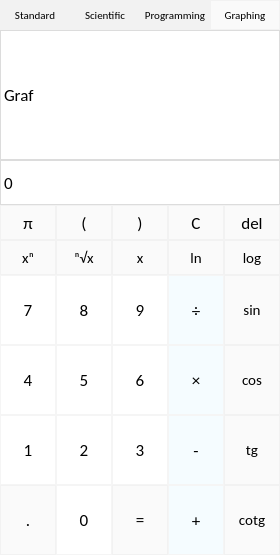
<?xml version="1.0" encoding="UTF-8"?>
<ui version="4.0">
 <class>Calculator</class>
 <widget class="QMainWindow" name="Calculator">
  <property name="geometry">
   <rect>
    <x>0</x>
    <y>0</y>
    <width>280</width>
    <height>555</height>
   </rect>
  </property>
  <property name="windowTitle">
   <string>Calculator</string>
  </property>
  <widget class="QWidget" name="centralwidget">
   <widget class="QPushButton" name="pushButton_sin">
    <property name="enabled">
     <bool>true</bool>
    </property>
    <property name="geometry">
     <rect>
      <x>224</x>
      <y>275</y>
      <width>56</width>
      <height>70</height>
     </rect>
    </property>
    <property name="font">
     <font>
      <family>Calibri</family>
      <pointsize>11</pointsize>
      <weight>50</weight>
      <bold>false</bold>
     </font>
    </property>
    <property name="styleSheet">
     <string notr="true">QPushButton {
   border: 1px solid  rgb(242, 242, 242);
   background-color:  rgb(250, 250, 250);
}
QPushButton:pressed {
    background-color:   rgb(242, 242, 242);
}</string>
    </property>
    <property name="text">
     <string>sin</string>
    </property>
   </widget>
   <widget class="QPushButton" name="pushButton_5">
    <property name="enabled">
     <bool>true</bool>
    </property>
    <property name="geometry">
     <rect>
      <x>56</x>
      <y>345</y>
      <width>56</width>
      <height>70</height>
     </rect>
    </property>
    <property name="font">
     <font>
      <family>Calibri</family>
      <pointsize>13</pointsize>
      <weight>50</weight>
      <bold>false</bold>
     </font>
    </property>
    <property name="styleSheet">
     <string notr="true">QPushButton {
   border: 1px solid  rgb(245, 245, 245);
   background-color: white;
}
QPushButton:pressed {
    background-color:   rgb(245, 245, 245);
}</string>
    </property>
    <property name="text">
     <string>5</string>
    </property>
   </widget>
   <widget class="QLabel" name="result_graph">
    <property name="geometry">
     <rect>
      <x>0</x>
      <y>30</y>
      <width>280</width>
      <height>130</height>
     </rect>
    </property>
    <property name="font">
     <font>
      <family>Calibri</family>
      <pointsize>13</pointsize>
      <weight>50</weight>
      <bold>false</bold>
     </font>
    </property>
    <property name="styleSheet">
     <string notr="true">QLabel {
  qproperty-alignment: 'AlignVCenter | AlignRight';
  border: 1px solid rgb(220, 220, 220);
  background-color : white;
}

</string>
    </property>
    <property name="text">
     <string>Graf </string>
    </property>
    <property name="buddy">
     <cstring>result_graph</cstring>
    </property>
   </widget>
   <widget class="QPushButton" name="pushButton_4">
    <property name="enabled">
     <bool>true</bool>
    </property>
    <property name="geometry">
     <rect>
      <x>0</x>
      <y>345</y>
      <width>56</width>
      <height>70</height>
     </rect>
    </property>
    <property name="font">
     <font>
      <family>Calibri</family>
      <pointsize>13</pointsize>
      <weight>50</weight>
      <bold>false</bold>
     </font>
    </property>
    <property name="styleSheet">
     <string notr="true">QPushButton {
   border: 1px solid  rgb(245, 245, 245);
   background-color: white;
}
QPushButton:pressed {
    background-color:   rgb(245, 245, 245);
}</string>
    </property>
    <property name="text">
     <string>4</string>
    </property>
   </widget>
   <widget class="QPushButton" name="pushButton_8">
    <property name="enabled">
     <bool>true</bool>
    </property>
    <property name="geometry">
     <rect>
      <x>56</x>
      <y>275</y>
      <width>56</width>
      <height>70</height>
     </rect>
    </property>
    <property name="font">
     <font>
      <family>Calibri</family>
      <pointsize>13</pointsize>
      <weight>50</weight>
      <bold>false</bold>
     </font>
    </property>
    <property name="styleSheet">
     <string notr="true">QPushButton {
   border: 1px solid  rgb(245, 245, 245);
   background-color: white;
}
QPushButton:pressed {
    background-color:   rgb(245, 245, 245);
}</string>
    </property>
    <property name="text">
     <string>8</string>
    </property>
   </widget>
   <widget class="QPushButton" name="pushButton_1">
    <property name="enabled">
     <bool>true</bool>
    </property>
    <property name="geometry">
     <rect>
      <x>0</x>
      <y>415</y>
      <width>56</width>
      <height>70</height>
     </rect>
    </property>
    <property name="font">
     <font>
      <family>Calibri</family>
      <pointsize>13</pointsize>
      <weight>50</weight>
      <bold>false</bold>
     </font>
    </property>
    <property name="styleSheet">
     <string notr="true">QPushButton {
   border: 1px solid  rgb(245, 245, 245);
   background-color: white;
}
QPushButton:pressed {
    background-color:   rgb(245, 245, 245);
}</string>
    </property>
    <property name="text">
     <string>1</string>
    </property>
   </widget>
   <widget class="QPushButton" name="pushButton_3">
    <property name="enabled">
     <bool>true</bool>
    </property>
    <property name="geometry">
     <rect>
      <x>112</x>
      <y>415</y>
      <width>56</width>
      <height>70</height>
     </rect>
    </property>
    <property name="font">
     <font>
      <family>Calibri</family>
      <pointsize>13</pointsize>
      <weight>50</weight>
      <bold>false</bold>
     </font>
    </property>
    <property name="styleSheet">
     <string notr="true">QPushButton {
   border: 1px solid  rgb(245, 245, 245);
   background-color: white;
}
QPushButton:pressed {
    background-color:   rgb(245, 245, 245);
}</string>
    </property>
    <property name="text">
     <string>3</string>
    </property>
   </widget>
   <widget class="QPushButton" name="pushButton_div">
    <property name="enabled">
     <bool>true</bool>
    </property>
    <property name="geometry">
     <rect>
      <x>168</x>
      <y>275</y>
      <width>56</width>
      <height>70</height>
     </rect>
    </property>
    <property name="font">
     <font>
      <family>Calibri</family>
      <pointsize>13</pointsize>
      <weight>50</weight>
      <bold>false</bold>
     </font>
    </property>
    <property name="styleSheet">
     <string notr="true">QPushButton {
   border: 1px solid  rgb(245, 245, 245);
   background-color: rgb(245, 252, 255);
}
QPushButton:pressed {
    background-color:   rgb(245, 245, 245);
}</string>
    </property>
    <property name="text">
     <string>÷</string>
    </property>
   </widget>
   <widget class="QPushButton" name="pushButton_cos">
    <property name="enabled">
     <bool>true</bool>
    </property>
    <property name="geometry">
     <rect>
      <x>224</x>
      <y>345</y>
      <width>56</width>
      <height>70</height>
     </rect>
    </property>
    <property name="font">
     <font>
      <family>Calibri</family>
      <pointsize>11</pointsize>
      <weight>50</weight>
      <bold>false</bold>
     </font>
    </property>
    <property name="styleSheet">
     <string notr="true">QPushButton {
   border: 1px solid  rgb(242, 242, 242);
   background-color:  rgb(250, 250, 250);
}
QPushButton:pressed {
    background-color:   rgb(242, 242, 242);
}</string>
    </property>
    <property name="text">
     <string>cos</string>
    </property>
   </widget>
   <widget class="QPushButton" name="pushButton_mul">
    <property name="enabled">
     <bool>true</bool>
    </property>
    <property name="geometry">
     <rect>
      <x>168</x>
      <y>345</y>
      <width>56</width>
      <height>70</height>
     </rect>
    </property>
    <property name="font">
     <font>
      <family>Calibri</family>
      <pointsize>13</pointsize>
      <weight>50</weight>
      <bold>false</bold>
     </font>
    </property>
    <property name="styleSheet">
     <string notr="true">QPushButton {
   border: 1px solid  rgb(245, 245, 245);
   background-color: rgb(245, 252, 255);
}
QPushButton:pressed {
    background-color:   rgb(245, 245, 245);
}</string>
    </property>
    <property name="text">
     <string>×</string>
    </property>
   </widget>
   <widget class="QPushButton" name="pushButton_0">
    <property name="enabled">
     <bool>true</bool>
    </property>
    <property name="geometry">
     <rect>
      <x>56</x>
      <y>485</y>
      <width>56</width>
      <height>70</height>
     </rect>
    </property>
    <property name="font">
     <font>
      <family>Calibri</family>
      <pointsize>13</pointsize>
      <weight>50</weight>
      <bold>false</bold>
     </font>
    </property>
    <property name="styleSheet">
     <string notr="true">QPushButton {
   border: 1px solid  rgb(245, 245, 245);
   background-color: white;
}
QPushButton:pressed {
    background-color:   rgb(245, 245, 245);
}</string>
    </property>
    <property name="text">
     <string>0</string>
    </property>
   </widget>
   <widget class="QPushButton" name="pushButton_tg">
    <property name="enabled">
     <bool>true</bool>
    </property>
    <property name="geometry">
     <rect>
      <x>224</x>
      <y>415</y>
      <width>56</width>
      <height>70</height>
     </rect>
    </property>
    <property name="font">
     <font>
      <family>Calibri</family>
      <pointsize>11</pointsize>
      <weight>50</weight>
      <bold>false</bold>
     </font>
    </property>
    <property name="styleSheet">
     <string notr="true">QPushButton {
   border: 1px solid  rgb(242, 242, 242);
   background-color:  rgb(250, 250, 250);
}
QPushButton:pressed {
    background-color:   rgb(242, 242, 242);
}</string>
    </property>
    <property name="text">
     <string>tg</string>
    </property>
   </widget>
   <widget class="QPushButton" name="pushButton_del">
    <property name="enabled">
     <bool>true</bool>
    </property>
    <property name="geometry">
     <rect>
      <x>224</x>
      <y>205</y>
      <width>56</width>
      <height>35</height>
     </rect>
    </property>
    <property name="font">
     <font>
      <family>Calibri</family>
      <pointsize>13</pointsize>
      <weight>50</weight>
      <bold>false</bold>
     </font>
    </property>
    <property name="styleSheet">
     <string notr="true">QPushButton {
   border: 1px solid  rgb(242, 242, 242);
   background-color:  rgb(250, 250, 250);
}
QPushButton:pressed {
    background-color:   rgb(242, 242, 242);
}</string>
    </property>
    <property name="text">
     <string>del</string>
    </property>
   </widget>
   <widget class="QPushButton" name="pushButton_dot">
    <property name="enabled">
     <bool>true</bool>
    </property>
    <property name="geometry">
     <rect>
      <x>0</x>
      <y>485</y>
      <width>56</width>
      <height>70</height>
     </rect>
    </property>
    <property name="font">
     <font>
      <family>Calibri</family>
      <pointsize>13</pointsize>
      <weight>50</weight>
      <bold>false</bold>
     </font>
    </property>
    <property name="styleSheet">
     <string notr="true">QPushButton {
   border: 1px solid  rgb(242, 242, 242);
   background-color:  rgb(250, 250, 250);
}
QPushButton:pressed {
    background-color:   rgb(242, 242, 242);
}</string>
    </property>
    <property name="text">
     <string>.</string>
    </property>
   </widget>
   <widget class="QPushButton" name="pushButton_2">
    <property name="enabled">
     <bool>true</bool>
    </property>
    <property name="geometry">
     <rect>
      <x>56</x>
      <y>415</y>
      <width>56</width>
      <height>70</height>
     </rect>
    </property>
    <property name="font">
     <font>
      <family>Calibri</family>
      <pointsize>13</pointsize>
      <weight>50</weight>
      <bold>false</bold>
     </font>
    </property>
    <property name="styleSheet">
     <string notr="true">QPushButton {
   border: 1px solid  rgb(245, 245, 245);
   background-color: white;
}
QPushButton:pressed {
    background-color:   rgb(245, 245, 245);
}</string>
    </property>
    <property name="text">
     <string>2</string>
    </property>
   </widget>
   <widget class="QPushButton" name="pushButton_sub">
    <property name="enabled">
     <bool>true</bool>
    </property>
    <property name="geometry">
     <rect>
      <x>168</x>
      <y>415</y>
      <width>56</width>
      <height>70</height>
     </rect>
    </property>
    <property name="font">
     <font>
      <family>Calibri</family>
      <pointsize>13</pointsize>
      <weight>50</weight>
      <bold>false</bold>
     </font>
    </property>
    <property name="styleSheet">
     <string notr="true">QPushButton {
   border: 1px solid  rgb(245, 245, 245);
   background-color: rgb(245, 252, 255);
}
QPushButton:pressed {
    background-color:   rgb(245, 245, 245);
}</string>
    </property>
    <property name="text">
     <string>-</string>
    </property>
   </widget>
   <widget class="QPushButton" name="pushButton_7">
    <property name="enabled">
     <bool>true</bool>
    </property>
    <property name="geometry">
     <rect>
      <x>0</x>
      <y>275</y>
      <width>56</width>
      <height>70</height>
     </rect>
    </property>
    <property name="font">
     <font>
      <family>Calibri</family>
      <pointsize>13</pointsize>
      <weight>50</weight>
      <bold>false</bold>
     </font>
    </property>
    <property name="styleSheet">
     <string notr="true">QPushButton {
   border: 1px solid  rgb(245, 245, 245);
   background-color: white;
}
QPushButton:pressed {
    background-color:   rgb(245, 245, 245);
}</string>
    </property>
    <property name="text">
     <string>7</string>
    </property>
   </widget>
   <widget class="QPushButton" name="pushButton_9">
    <property name="enabled">
     <bool>true</bool>
    </property>
    <property name="geometry">
     <rect>
      <x>112</x>
      <y>275</y>
      <width>56</width>
      <height>70</height>
     </rect>
    </property>
    <property name="font">
     <font>
      <family>Calibri</family>
      <pointsize>13</pointsize>
      <weight>50</weight>
      <bold>false</bold>
     </font>
    </property>
    <property name="styleSheet">
     <string notr="true">QPushButton {
   border: 1px solid  rgb(245, 245, 245);
   background-color: white;
}
QPushButton:pressed {
    background-color:   rgb(245, 245, 245);
}</string>
    </property>
    <property name="text">
     <string>9</string>
    </property>
   </widget>
   <widget class="QPushButton" name="pushButton_cotg">
    <property name="enabled">
     <bool>true</bool>
    </property>
    <property name="geometry">
     <rect>
      <x>224</x>
      <y>485</y>
      <width>56</width>
      <height>70</height>
     </rect>
    </property>
    <property name="font">
     <font>
      <family>Calibri</family>
      <pointsize>11</pointsize>
      <weight>50</weight>
      <bold>false</bold>
     </font>
    </property>
    <property name="styleSheet">
     <string notr="true">QPushButton {
   border: 1px solid  rgb(242, 242, 242);
   background-color:  rgb(250, 250, 250);
}
QPushButton:pressed {
    background-color:   rgb(242, 242, 242);
}</string>
    </property>
    <property name="text">
     <string>cotg</string>
    </property>
   </widget>
   <widget class="QPushButton" name="pushButton_eq">
    <property name="enabled">
     <bool>true</bool>
    </property>
    <property name="geometry">
     <rect>
      <x>112</x>
      <y>485</y>
      <width>56</width>
      <height>70</height>
     </rect>
    </property>
    <property name="font">
     <font>
      <family>Calibri</family>
      <pointsize>13</pointsize>
      <weight>50</weight>
      <bold>false</bold>
     </font>
    </property>
    <property name="styleSheet">
     <string notr="true">QPushButton {
   border: 1px solid  rgb(242, 242, 242);
   background-color:  rgb(250, 250, 250);
}
QPushButton:pressed {
    background-color:   rgb(242, 242, 242);
}</string>
    </property>
    <property name="text">
     <string>=</string>
    </property>
   </widget>
   <widget class="QPushButton" name="pushButton_6">
    <property name="enabled">
     <bool>true</bool>
    </property>
    <property name="geometry">
     <rect>
      <x>112</x>
      <y>345</y>
      <width>56</width>
      <height>70</height>
     </rect>
    </property>
    <property name="font">
     <font>
      <family>Calibri</family>
      <pointsize>13</pointsize>
      <weight>50</weight>
      <bold>false</bold>
     </font>
    </property>
    <property name="styleSheet">
     <string notr="true">QPushButton {
   border: 1px solid  rgb(245, 245, 245);
   background-color: white;
}
QPushButton:pressed {
    background-color:   rgb(245, 245, 245);
}</string>
    </property>
    <property name="text">
     <string>6</string>
    </property>
   </widget>
   <widget class="QPushButton" name="pushButton_add">
    <property name="enabled">
     <bool>true</bool>
    </property>
    <property name="geometry">
     <rect>
      <x>168</x>
      <y>485</y>
      <width>56</width>
      <height>70</height>
     </rect>
    </property>
    <property name="font">
     <font>
      <family>Calibri</family>
      <pointsize>13</pointsize>
      <weight>50</weight>
      <bold>false</bold>
     </font>
    </property>
    <property name="styleSheet">
     <string notr="true">QPushButton {
   border: 1px solid  rgb(245, 245, 245);
   background-color: rgb(245, 252, 255);
}
QPushButton:pressed {
    background-color:   rgb(245, 245, 245);
}</string>
    </property>
    <property name="text">
     <string>+</string>
    </property>
   </widget>
   <widget class="QPushButton" name="pushButton_c">
    <property name="enabled">
     <bool>true</bool>
    </property>
    <property name="geometry">
     <rect>
      <x>168</x>
      <y>205</y>
      <width>56</width>
      <height>35</height>
     </rect>
    </property>
    <property name="font">
     <font>
      <family>Calibri</family>
      <pointsize>13</pointsize>
      <weight>50</weight>
      <bold>false</bold>
     </font>
    </property>
    <property name="styleSheet">
     <string notr="true">QPushButton {
   border: 1px solid  rgb(242, 242, 242);
   background-color:  rgb(250, 250, 250);
}
QPushButton:pressed {
    background-color:   rgb(242, 242, 242);
}</string>
    </property>
    <property name="text">
     <string>C</string>
    </property>
   </widget>
   <widget class="QPushButton" name="pushButton_menu_1">
    <property name="enabled">
     <bool>true</bool>
    </property>
    <property name="geometry">
     <rect>
      <x>0</x>
      <y>0</y>
      <width>70</width>
      <height>30</height>
     </rect>
    </property>
    <property name="font">
     <font>
      <family>Calibri</family>
      <pointsize>8</pointsize>
      <weight>50</weight>
      <bold>false</bold>
     </font>
    </property>
    <property name="styleSheet">
     <string notr="true">QPushButton {
   border: 1px solid  rgb(242, 242, 242);
   background-color:  rgb(242, 242, 242);
}
QPushButton:pressed {
    background-color:   rgb(250, 250, 250);
}</string>
    </property>
    <property name="text">
     <string>Standard</string>
    </property>
   </widget>
   <widget class="QPushButton" name="pushButton_menu_2">
    <property name="enabled">
     <bool>true</bool>
    </property>
    <property name="geometry">
     <rect>
      <x>70</x>
      <y>0</y>
      <width>70</width>
      <height>30</height>
     </rect>
    </property>
    <property name="font">
     <font>
      <family>Calibri</family>
      <pointsize>8</pointsize>
      <weight>50</weight>
      <bold>false</bold>
     </font>
    </property>
    <property name="styleSheet">
     <string notr="true">QPushButton {
   border: 1px solid  rgb(242, 242, 242);
   background-color:  rgb(242, 242, 242);
}
QPushButton:pressed {
    background-color:   rgb(250, 250, 250);
}</string>
    </property>
    <property name="text">
     <string>Scientific</string>
    </property>
   </widget>
   <widget class="QPushButton" name="pushButton_menu_3">
    <property name="enabled">
     <bool>true</bool>
    </property>
    <property name="geometry">
     <rect>
      <x>140</x>
      <y>0</y>
      <width>70</width>
      <height>30</height>
     </rect>
    </property>
    <property name="font">
     <font>
      <family>Calibri</family>
      <pointsize>8</pointsize>
      <weight>50</weight>
      <bold>false</bold>
     </font>
    </property>
    <property name="styleSheet">
     <string notr="true">QPushButton {
   border: 1px solid  rgb(242, 242, 242);
   background-color:  rgb(242, 242, 242);
}
QPushButton:pressed {
    background-color:   rgb(250, 250, 250);
}</string>
    </property>
    <property name="text">
     <string>Programming</string>
    </property>
   </widget>
   <widget class="QPushButton" name="pushButton_menu_4">
    <property name="enabled">
     <bool>true</bool>
    </property>
    <property name="geometry">
     <rect>
      <x>210</x>
      <y>0</y>
      <width>70</width>
      <height>30</height>
     </rect>
    </property>
    <property name="font">
     <font>
      <family>Calibri</family>
      <pointsize>8</pointsize>
      <weight>50</weight>
      <bold>false</bold>
     </font>
    </property>
    <property name="styleSheet">
     <string notr="true">QPushButton {
   border: 1px solid  rgb(242, 242, 242);
   background-color:  rgb(250, 250, 250);
}
QPushButton:pressed {
    background-color:   rgb(242, 242, 242);
}</string>
    </property>
    <property name="text">
     <string>Graphing</string>
    </property>
   </widget>
   <widget class="QPushButton" name="pushButton_leftb">
    <property name="enabled">
     <bool>true</bool>
    </property>
    <property name="geometry">
     <rect>
      <x>112</x>
      <y>205</y>
      <width>56</width>
      <height>35</height>
     </rect>
    </property>
    <property name="font">
     <font>
      <family>Calibri</family>
      <pointsize>13</pointsize>
      <weight>50</weight>
      <bold>false</bold>
     </font>
    </property>
    <property name="styleSheet">
     <string notr="true">QPushButton {
   border: 1px solid  rgb(242, 242, 242);
   background-color:  rgb(250, 250, 250);
}
QPushButton:pressed {
    background-color:   rgb(242, 242, 242);
}</string>
    </property>
    <property name="text">
     <string>)</string>
    </property>
   </widget>
   <widget class="QPushButton" name="pushButton_rightb">
    <property name="enabled">
     <bool>true</bool>
    </property>
    <property name="geometry">
     <rect>
      <x>56</x>
      <y>205</y>
      <width>56</width>
      <height>35</height>
     </rect>
    </property>
    <property name="font">
     <font>
      <family>Calibri</family>
      <pointsize>13</pointsize>
      <weight>50</weight>
      <bold>false</bold>
     </font>
    </property>
    <property name="styleSheet">
     <string notr="true">QPushButton {
   border: 1px solid  rgb(242, 242, 242);
   background-color:  rgb(250, 250, 250);
}
QPushButton:pressed {
    background-color:   rgb(242, 242, 242);
}</string>
    </property>
    <property name="text">
     <string>(</string>
    </property>
   </widget>
   <widget class="QPushButton" name="pushButton_exp">
    <property name="enabled">
     <bool>true</bool>
    </property>
    <property name="geometry">
     <rect>
      <x>0</x>
      <y>240</y>
      <width>56</width>
      <height>35</height>
     </rect>
    </property>
    <property name="font">
     <font>
      <family>Calibri</family>
      <pointsize>11</pointsize>
      <weight>50</weight>
      <bold>false</bold>
     </font>
    </property>
    <property name="styleSheet">
     <string notr="true">QPushButton {
   border: 1px solid  rgb(242, 242, 242);
   background-color:  rgb(250, 250, 250);
}
QPushButton:pressed {
    background-color:   rgb(242, 242, 242);
}</string>
    </property>
    <property name="text">
     <string>xⁿ</string>
    </property>
   </widget>
   <widget class="QPushButton" name="pushButton_root">
    <property name="enabled">
     <bool>true</bool>
    </property>
    <property name="geometry">
     <rect>
      <x>56</x>
      <y>240</y>
      <width>56</width>
      <height>35</height>
     </rect>
    </property>
    <property name="font">
     <font>
      <family>Calibri</family>
      <pointsize>11</pointsize>
      <weight>50</weight>
      <bold>false</bold>
     </font>
    </property>
    <property name="styleSheet">
     <string notr="true">QPushButton {
   border: 1px solid  rgb(242, 242, 242);
   background-color:  rgb(250, 250, 250);
}
QPushButton:pressed {
    background-color:   rgb(242, 242, 242);
}</string>
    </property>
    <property name="text">
     <string>ⁿ√x</string>
    </property>
   </widget>
   <widget class="QPushButton" name="pushButton_x">
    <property name="enabled">
     <bool>true</bool>
    </property>
    <property name="geometry">
     <rect>
      <x>112</x>
      <y>240</y>
      <width>56</width>
      <height>35</height>
     </rect>
    </property>
    <property name="font">
     <font>
      <family>Calibri</family>
      <pointsize>11</pointsize>
      <weight>50</weight>
      <bold>false</bold>
     </font>
    </property>
    <property name="styleSheet">
     <string notr="true">QPushButton {
   border: 1px solid  rgb(242, 242, 242);
   background-color:  rgb(250, 250, 250);
}
QPushButton:pressed {
    background-color:   rgb(242, 242, 242);
}</string>
    </property>
    <property name="text">
     <string>x</string>
    </property>
   </widget>
   <widget class="QPushButton" name="pushButton_ln">
    <property name="enabled">
     <bool>true</bool>
    </property>
    <property name="geometry">
     <rect>
      <x>168</x>
      <y>240</y>
      <width>56</width>
      <height>35</height>
     </rect>
    </property>
    <property name="font">
     <font>
      <family>Calibri</family>
      <pointsize>11</pointsize>
      <weight>50</weight>
      <bold>false</bold>
     </font>
    </property>
    <property name="styleSheet">
     <string notr="true">QPushButton {
   border: 1px solid  rgb(242, 242, 242);
   background-color:  rgb(250, 250, 250);
}
QPushButton:pressed {
    background-color:   rgb(242, 242, 242);
}</string>
    </property>
    <property name="text">
     <string>ln</string>
    </property>
   </widget>
   <widget class="QPushButton" name="pushButton_log">
    <property name="enabled">
     <bool>true</bool>
    </property>
    <property name="geometry">
     <rect>
      <x>224</x>
      <y>240</y>
      <width>56</width>
      <height>35</height>
     </rect>
    </property>
    <property name="font">
     <font>
      <family>Calibri</family>
      <pointsize>11</pointsize>
      <weight>50</weight>
      <bold>false</bold>
     </font>
    </property>
    <property name="styleSheet">
     <string notr="true">QPushButton {
   border: 1px solid  rgb(242, 242, 242);
   background-color:  rgb(250, 250, 250);
}
QPushButton:pressed {
    background-color:   rgb(242, 242, 242);
}</string>
    </property>
    <property name="text">
     <string>log</string>
    </property>
   </widget>
   <widget class="QPushButton" name="pushButton_pi">
    <property name="enabled">
     <bool>true</bool>
    </property>
    <property name="geometry">
     <rect>
      <x>0</x>
      <y>205</y>
      <width>56</width>
      <height>35</height>
     </rect>
    </property>
    <property name="font">
     <font>
      <family>Calibri</family>
      <pointsize>13</pointsize>
      <weight>50</weight>
      <bold>false</bold>
     </font>
    </property>
    <property name="styleSheet">
     <string notr="true">QPushButton {
   border: 1px solid  rgb(242, 242, 242);
   background-color:  rgb(250, 250, 250);
}
QPushButton:pressed {
    background-color:   rgb(242, 242, 242);
}</string>
    </property>
    <property name="text">
     <string>π</string>
    </property>
   </widget>
   <widget class="QLabel" name="task">
    <property name="geometry">
     <rect>
      <x>0</x>
      <y>160</y>
      <width>280</width>
      <height>45</height>
     </rect>
    </property>
    <property name="font">
     <font>
      <family>Calibri</family>
      <pointsize>13</pointsize>
      <weight>50</weight>
      <bold>false</bold>
     </font>
    </property>
    <property name="styleSheet">
     <string notr="true">QLabel {
  qproperty-alignment: 'AlignVCenter | AlignRight';
  border: 1px solid rgb(220, 220, 220);
  background-color : white;
}

</string>
    </property>
    <property name="text">
     <string>0 </string>
    </property>
    <property name="buddy">
     <cstring>result_graph</cstring>
    </property>
   </widget>
   <zorder>pushButton_sin</zorder>
   <zorder>pushButton_5</zorder>
   <zorder>pushButton_4</zorder>
   <zorder>pushButton_8</zorder>
   <zorder>pushButton_1</zorder>
   <zorder>pushButton_3</zorder>
   <zorder>pushButton_div</zorder>
   <zorder>pushButton_cos</zorder>
   <zorder>pushButton_mul</zorder>
   <zorder>pushButton_0</zorder>
   <zorder>pushButton_tg</zorder>
   <zorder>pushButton_del</zorder>
   <zorder>pushButton_dot</zorder>
   <zorder>pushButton_2</zorder>
   <zorder>pushButton_sub</zorder>
   <zorder>pushButton_7</zorder>
   <zorder>pushButton_9</zorder>
   <zorder>pushButton_cotg</zorder>
   <zorder>pushButton_eq</zorder>
   <zorder>pushButton_6</zorder>
   <zorder>pushButton_add</zorder>
   <zorder>pushButton_c</zorder>
   <zorder>pushButton_menu_1</zorder>
   <zorder>pushButton_menu_2</zorder>
   <zorder>pushButton_menu_3</zorder>
   <zorder>pushButton_menu_4</zorder>
   <zorder>pushButton_leftb</zorder>
   <zorder>pushButton_rightb</zorder>
   <zorder>result_graph</zorder>
   <zorder>pushButton_exp</zorder>
   <zorder>pushButton_root</zorder>
   <zorder>pushButton_x</zorder>
   <zorder>pushButton_ln</zorder>
   <zorder>pushButton_log</zorder>
   <zorder>pushButton_pi</zorder>
   <zorder>task</zorder>
  </widget>
 </widget>
 <resources/>
 <connections/>
</ui>
